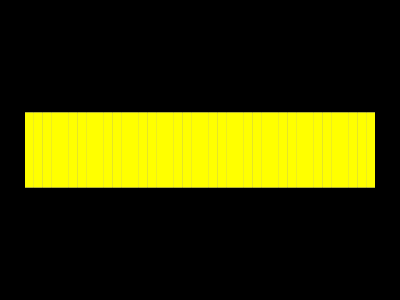
Frame 1 (no input)
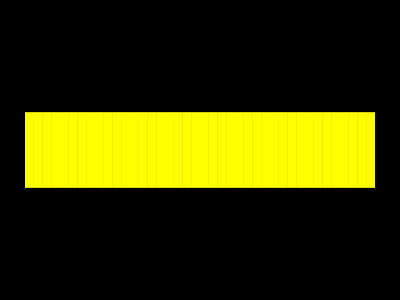
Frame 60 (the mouse pressed at the canvas centre just before this capture)
Frame 120 (the mouse held since frame 60 and released just before this capture): identical to frame 60, image omitted

The Processing sketch that drew these frames (run headless with seeded random() and noise(); from frame 60 on, the mouse is pressed at the canvas centre):

// Processing sketch: codeAppA13
// ── codeAppA13.pde
/*
 Box Springs
 Ira Greenberg, November 13, 2005
 revised October 11, 2006
 move mouse over white rectangle
 */
 
 // you can change block count
int blocks = 40;
float margin = 50;
float boxHeight = 75;

//lots of arrays
float[]x = new float[blocks];
float[]y = new float[blocks];
float[]w = new float[blocks];
float[]h = new float[blocks];
float[]py1 = new float[blocks];
float[]py2 = new float[blocks];
float[]radius = new float[blocks];
float[]amplitude = new float[blocks];
float[]frequency = new float[blocks];
float[]ang = new float[blocks];
float[]drag = new float[blocks];
float[]gravity = new float[blocks];
boolean[]isOver = new boolean[blocks];

void setup(){
  size(400, 300);
  background(0);
  noStroke();
  frameRate(30);
  /* amplitude, gravity and frequency
  can be messed with. Also, if you remove
  the random functions, you can get more 
  standard wave patterns
  */
  for (int i = 0; i< blocks; i++){
    w[i] = (width-margin)/blocks;
    h[i] = boxHeight;
    x[i] = margin/2+w[i]*i;
    y[i] = height/2-h[i]/2;
    
    amplitude[i] = random(20)+height/4;
    radius[i] = amplitude[i];
    gravity[i] = .85+random(.13);
    drag[i] =  gravity[i];
    drawBlocks(x[i], y[i], w[i], h[i]);
    frequency[i] = 12+random(-5, 5);
    //flags let us know which box
    //we're over
    isOver[i] = false;
  }
}

//main loop
void draw(){
  fill(0, 50);
  rect(0, 0, width, height);
  fill(255, 255, 0);
  for (int i = 0; i< blocks; i++){
  //you can add/subtract py1, py2 to x 
  //and width arguments as well
    drawBlocks(x[i], y[i]-py1[i], w[i], h[i]+py2[i]);
    // flags set in mouseMoved function
    if (isOver[i]){
     //trig controls spring effect
      py1[i] = sin(radians(ang[i]))*radius[i];
      py2[i] = cos(radians(ang[i]))*radius[i];
      // spring values effect color shift
      fill(255, 255-radius[i], radius[i]*2);
      ang[i]+=frequency[i];
      radius[i]*=drag[i];
    }
  }
}

/*during mouse movement detects what 
box mouse is over and changes flag. 
Also need to reset radius, which is 
decremented by drag - causing blocks to 
stop */
void mouseMoved(){
  for (int i = 0; i< blocks; i++){
    if (mouseX>x[i] && mouseX< x[i]+w[i] &&
      mouseY>y[i] && mouseY< y[i]+h[i]){
      radius[i] = amplitude[i];
      isOver[i] = true;
    }
  }
}

//function to draw rectangles, called initially by 
//setup and then repeatedly in draw loop
void drawBlocks(float x, float y, float w, float h){
  rect(x, y, w, h);
}
